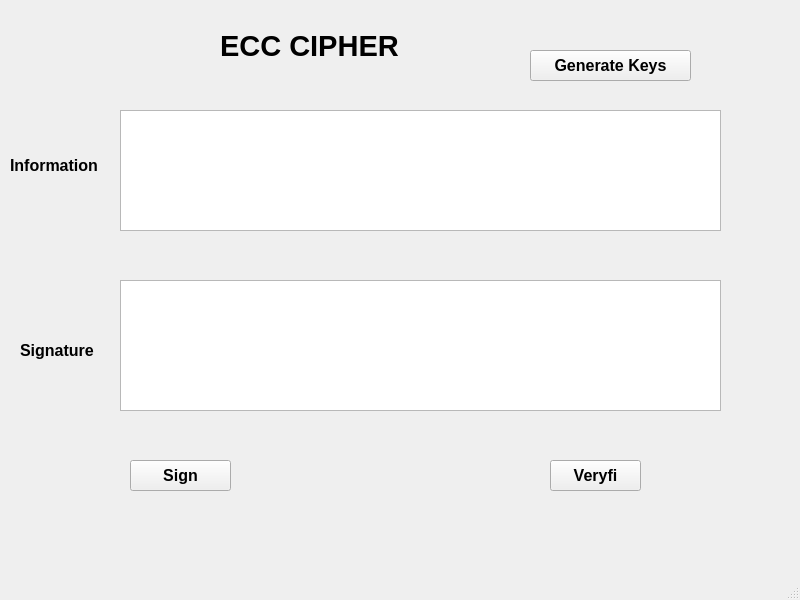
<?xml version="1.0" encoding="UTF-8"?>
<ui version="4.0">
 <class>MainWindow</class>
 <widget class="QMainWindow" name="MainWindow">
  <property name="geometry">
   <rect>
    <x>0</x>
    <y>0</y>
    <width>800</width>
    <height>600</height>
   </rect>
  </property>
  <property name="windowTitle">
   <string>MainWindow</string>
  </property>
  <widget class="QWidget" name="centralwidget">
   <widget class="QLabel" name="label">
    <property name="geometry">
     <rect>
      <x>220</x>
      <y>20</y>
      <width>191</width>
      <height>51</height>
     </rect>
    </property>
    <property name="font">
     <font>
      <pointsize>22</pointsize>
      <weight>75</weight>
      <bold>true</bold>
     </font>
    </property>
    <property name="text">
     <string>ECC CIPHER</string>
    </property>
   </widget>
   <widget class="QToolButton" name="btn_generate_keys">
    <property name="geometry">
     <rect>
      <x>530</x>
      <y>50</y>
      <width>161</width>
      <height>31</height>
     </rect>
    </property>
    <property name="font">
     <font>
      <pointsize>12</pointsize>
      <weight>75</weight>
      <bold>true</bold>
     </font>
    </property>
    <property name="text">
     <string>Generate Keys</string>
    </property>
   </widget>
   <widget class="QToolButton" name="btn_sign">
    <property name="geometry">
     <rect>
      <x>130</x>
      <y>460</y>
      <width>101</width>
      <height>31</height>
     </rect>
    </property>
    <property name="font">
     <font>
      <pointsize>12</pointsize>
      <weight>75</weight>
      <bold>true</bold>
     </font>
    </property>
    <property name="text">
     <string>Sign</string>
    </property>
   </widget>
   <widget class="QToolButton" name="btn_verifi">
    <property name="geometry">
     <rect>
      <x>550</x>
      <y>460</y>
      <width>91</width>
      <height>31</height>
     </rect>
    </property>
    <property name="font">
     <font>
      <pointsize>12</pointsize>
      <weight>75</weight>
      <bold>true</bold>
     </font>
    </property>
    <property name="text">
     <string>Veryfi</string>
    </property>
   </widget>
   <widget class="QLabel" name="txt_information">
    <property name="geometry">
     <rect>
      <x>10</x>
      <y>140</y>
      <width>101</width>
      <height>51</height>
     </rect>
    </property>
    <property name="font">
     <font>
      <pointsize>12</pointsize>
      <weight>75</weight>
      <bold>true</bold>
     </font>
    </property>
    <property name="text">
     <string>Information</string>
    </property>
   </widget>
   <widget class="QLabel" name="txt_signature">
    <property name="geometry">
     <rect>
      <x>20</x>
      <y>330</y>
      <width>81</width>
      <height>41</height>
     </rect>
    </property>
    <property name="font">
     <font>
      <pointsize>12</pointsize>
      <weight>75</weight>
      <bold>true</bold>
     </font>
    </property>
    <property name="text">
     <string>Signature</string>
    </property>
   </widget>
   <widget class="QTextEdit" name="textEdit">
    <property name="geometry">
     <rect>
      <x>120</x>
      <y>110</y>
      <width>601</width>
      <height>121</height>
     </rect>
    </property>
   </widget>
   <widget class="QTextEdit" name="textEdit_2">
    <property name="geometry">
     <rect>
      <x>120</x>
      <y>280</y>
      <width>601</width>
      <height>131</height>
     </rect>
    </property>
   </widget>
  </widget>
  <widget class="QMenuBar" name="menubar">
   <property name="geometry">
    <rect>
     <x>0</x>
     <y>0</y>
     <width>800</width>
     <height>21</height>
    </rect>
   </property>
  </widget>
  <widget class="QStatusBar" name="statusbar"/>
 </widget>
 <resources/>
 <connections/>
</ui>
